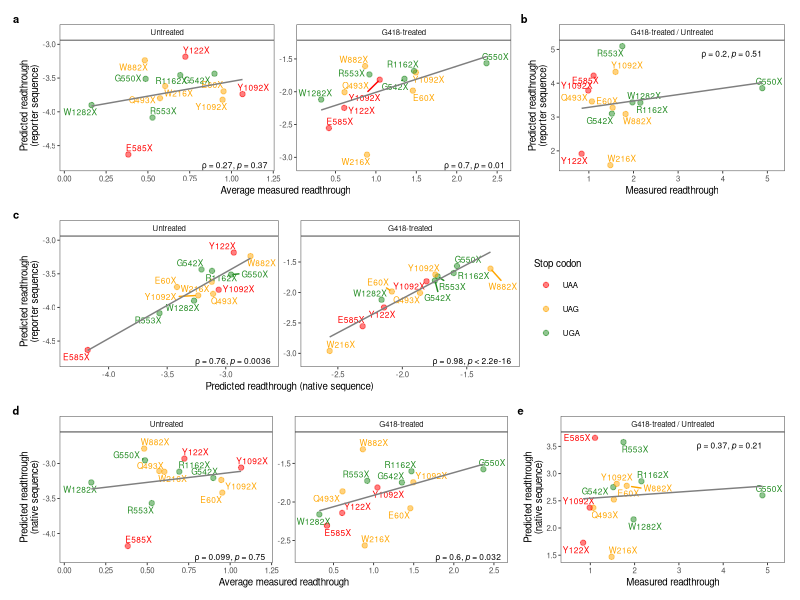

The R source for this figure:
# ----------------------------------------
# Figure 4
# ----------------------------------------

library(dplyr)
library(ggplot2)
library(ggpubr)
library(ggrepel)

# Dual-Luc measurement vs. Predicted readthrough
df <- read.table("../Data/measured_vs_predicted_readthrough.txt", header = TRUE, sep = "\t")
df$G418_treatment <- factor(df$G418_treatment, levels = c("Untreated", "G418-treated"))
df <- df[which(df$Mutation != "S434X"), ] # Remove S434X because Dual-Luc measurements were compromised by non-readthrough signals

p_rt_reporter <- ggplot(df, aes(x = average_measured_rt, y = predicted_rt_reporter)) + 
  geom_point(aes(color = stop_codon), alpha = 0.5) + 
  geom_text_repel(aes(label = Mutation, color = stop_codon), size = 6/.pt, show.legend = FALSE,
                  box.padding = 0.1, point.padding = 0.1, max.overlaps = Inf, min.segment.length = 0) +
  geom_smooth(method = "lm", se = FALSE, alpha = 0.5, linewidth = 0.5, color = "grey50") + 
  stat_cor(method = "spearman", cor.coef.name = "rho", size = 6/.pt,
           label.x = Inf, label.y = -Inf, hjust = 1.1, vjust = -0.1, show.legend = FALSE) +
  facet_wrap(~G418_treatment, scales = "free", nrow = 1) +
  scale_color_manual(name = "Stop codon", values = c("red", "orange", "forestgreen")) +
  scale_x_continuous(expand = c(0.1, 0.1)) + scale_y_continuous(expand = c(0.1, 0.1)) + 
  xlab("Average measured readthrough") + ylab("Predicted readthrough\n(reporter sequence)") +
  theme_bw(base_size = 7) + 
  theme(panel.grid = element_blank(), strip.background = element_rect(fill = "white"), 
        legend.position = "top")

p_rt_native <- ggplot(df, aes(x = average_measured_rt, y = predicted_rt_native)) + 
  geom_point(aes(color = stop_codon), alpha = 0.5) + 
  geom_text_repel(aes(label = Mutation, color = stop_codon), size = 6/.pt, show.legend = FALSE,
                  box.padding = 0.1, point.padding = 0.1, max.overlaps = Inf, min.segment.length = 0) +
  geom_smooth(method = "lm", se = FALSE, alpha = 0.5, linewidth = 0.5, color = "grey50") + 
  stat_cor(method = "spearman", cor.coef.name = "rho", size = 6/.pt, 
           label.x = Inf, label.y = -Inf, hjust = 1.1, vjust = -0.1, show.legend = FALSE) +
  facet_wrap(~G418_treatment, scales = "free", nrow = 1) +
  scale_color_manual(name = "Stop codon", values = c("red", "orange", "forestgreen")) +
  scale_x_continuous(expand = c(0.1, 0.1)) + scale_y_continuous(expand = c(0.1, 0.1)) + 
  xlab("Average measured readthrough") + ylab("Predicted readthrough\n(native sequence)") +
  theme_bw(base_size = 7) + 
  theme(panel.grid = element_blank(), strip.background = element_rect(fill = "white"), 
        legend.position = "top")

p_rt_compare <- ggplot(df, aes(x = predicted_rt_native, y = predicted_rt_reporter)) + 
  geom_point(aes(color = stop_codon), alpha = 0.5) + 
  geom_text_repel(aes(label = Mutation, color = stop_codon), size = 6/.pt, show.legend = FALSE,
                  box.padding = 0.1, point.padding = 0.1, max.overlaps = Inf, min.segment.length = 0) +
  geom_smooth(method = "lm", se = FALSE, alpha = 0.5, linewidth = 0.5, color = "grey50") + 
  stat_cor(method = "spearman", cor.coef.name = "rho", size = 6/.pt, 
           label.x = Inf, label.y = -Inf, hjust = 1.1, vjust = -0.1, show.legend = FALSE) +
  facet_wrap(~G418_treatment, scales = "free", nrow = 1) +
  scale_color_manual(name = "Stop codon", values = c("red", "orange", "forestgreen")) +
  scale_x_continuous(expand = c(0.1, 0.1)) + scale_y_continuous(expand = c(0.1, 0.1)) + 
  xlab("Predicted readthrough (native sequence)") + ylab("Predicted readthrough\n(reporter sequence)") +
  theme_bw(base_size = 7) + 
  theme(panel.grid = element_blank(), strip.background = element_rect(fill = "white"), 
        legend.position = "right")

# Dual-Luc measurement vs. Predicted foldchange
fc <- read.table("../Data/measured_vs_predicted_readthrough_G418-treated_Untreated_foldchange.txt", header = TRUE, sep = "\t")
fc$facet_label <- "G418-treated / Untreated"
fc <- fc[which(fc$Mutation != "S434X"), ] # Remove S434X because Dual-Luc measurements were compromised by non-readthrough signals

p_fc_reporter <- ggplot(fc, aes(x = foldchange_measured_rt, y = foldchange_predicted_rt_reporter)) +
  geom_point(aes(color = stop_codon), alpha = 0.5) + 
  geom_text_repel(aes(label = Mutation, color = stop_codon), size = 6/.pt, show.legend = FALSE,
                  box.padding = 0.1, point.padding = 0.3, max.overlaps = Inf, min.segment.length = 0) +
  geom_smooth(method = "lm", se = FALSE, alpha = 0.5, linewidth = 0.5, color = "grey50") +
  stat_cor(method = "spearman", cor.coef.name = "rho", size = 6/.pt, label.x.npc = "right", hjust = 1) +
  facet_wrap(~facet_label) +
  scale_x_continuous(expand = c(0.1, 0.1)) +
  scale_color_manual(name = "Stop codon", values = c("red", "orange", "forestgreen")) +
  xlab("Measured readthrough") + ylab("Predicted readthrough\n(reporter sequence)") +
  theme_bw(base_size = 7) + theme(panel.grid = element_blank(), strip.background = element_rect(fill = "white"), 
                                   legend.position = "top")

p_fc_native <- ggplot(fc, aes(x = foldchange_measured_rt, y = foldchange_predicted_rt_native)) +
  geom_point(aes(color = stop_codon), alpha = 0.5) + 
  geom_text_repel(aes(label = Mutation, color = stop_codon), size = 6/.pt, show.legend = FALSE,
                  box.padding = 0.1, point.padding = 0.3, max.overlaps = Inf, min.segment.length = 0) +
  geom_smooth(method = "lm", se = FALSE, alpha = 0.5, linewidth = 0.5, color = "grey50") +
  stat_cor(method = "spearman", cor.coef.name = "rho", size = 6/.pt, label.x.npc = "right", hjust = 1) +
  facet_wrap(~facet_label) +
  scale_x_continuous(expand = c(0.1, 0.1)) +
  scale_color_manual(name = "Stop codon", values = c("red", "orange", "forestgreen")) +
  xlab("Measured readthrough") + ylab("Predicted readthrough\n(native sequence)") +
  theme_bw(base_size = 7) + theme(panel.grid = element_blank(), strip.background = element_rect(fill = "white"), 
                                   legend.position = "top")

# Combine panels
library(patchwork)
p_reporter <- (p_rt_reporter | p_fc_reporter) + plot_layout(widths = c(2, 1)) & theme(legend.position = "none")
p_compare <- (p_rt_compare | plot_spacer()) + plot_layout(widths = c(2.12, 0.86)) & theme(legend.position = "right")
p_native <- (p_rt_native | p_fc_native) + plot_layout(widths = c(2, 1)) & theme(legend.position = "none")
p <- (p_reporter / p_compare / p_native) + 
  plot_annotation(tag_levels = 'a') &
  theme(plot.tag = element_text(size = 8, face = "bold"), plot.tag.position = "topleft")

# Export plot
library(Cairo)
CairoFonts(
  regular = "Arial:style=Regular",
  bold = "Arial:style=Black",
  italic = "Arial:style=Italic",
  bolditalic = "Arial:style=Black Italic",
  symbol = "Symbol"
)
cairo_pdf(filename = "../Plots/Figure4.pdf", family = "Arial", width = 7, height = 7) 
p
dev.off()
